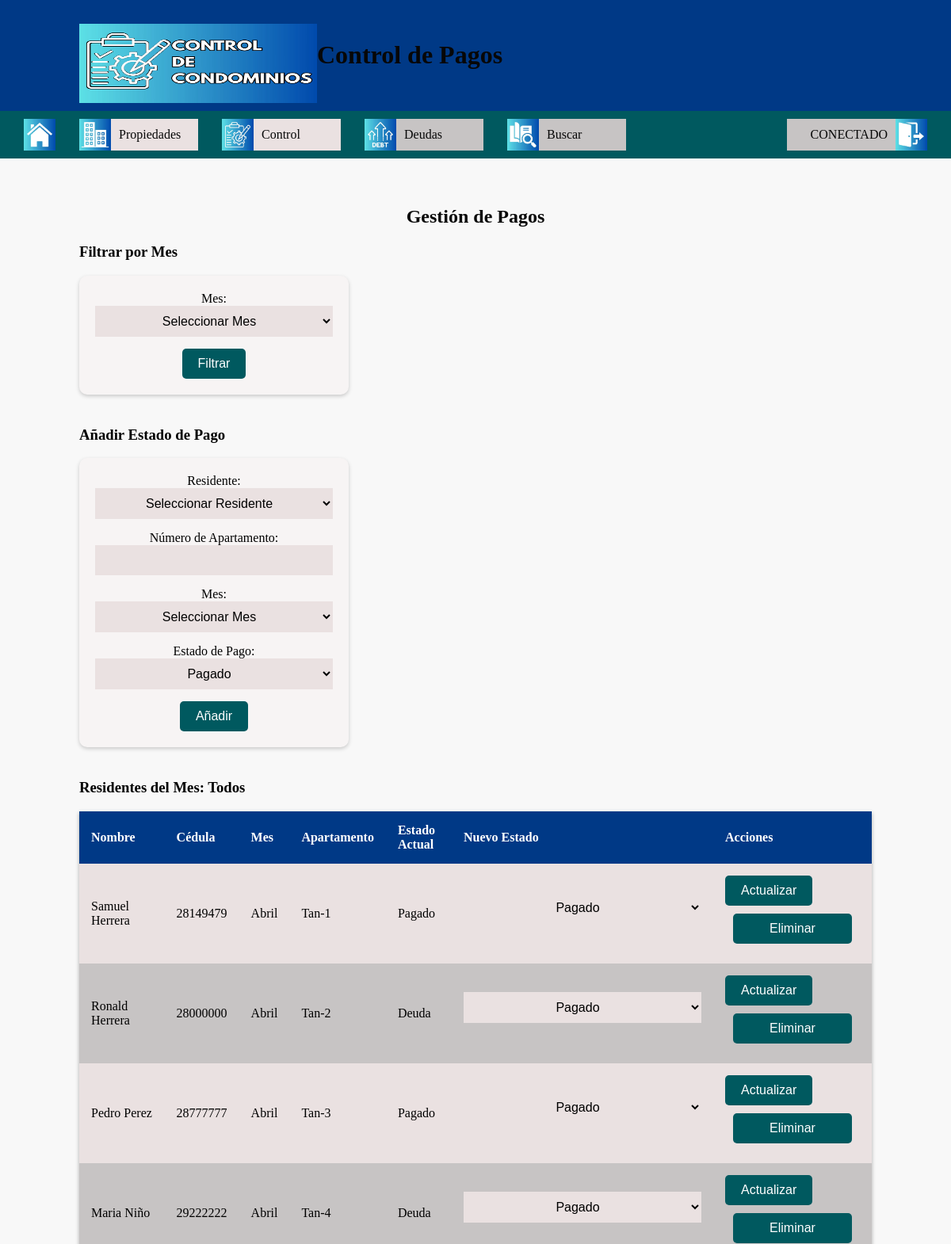
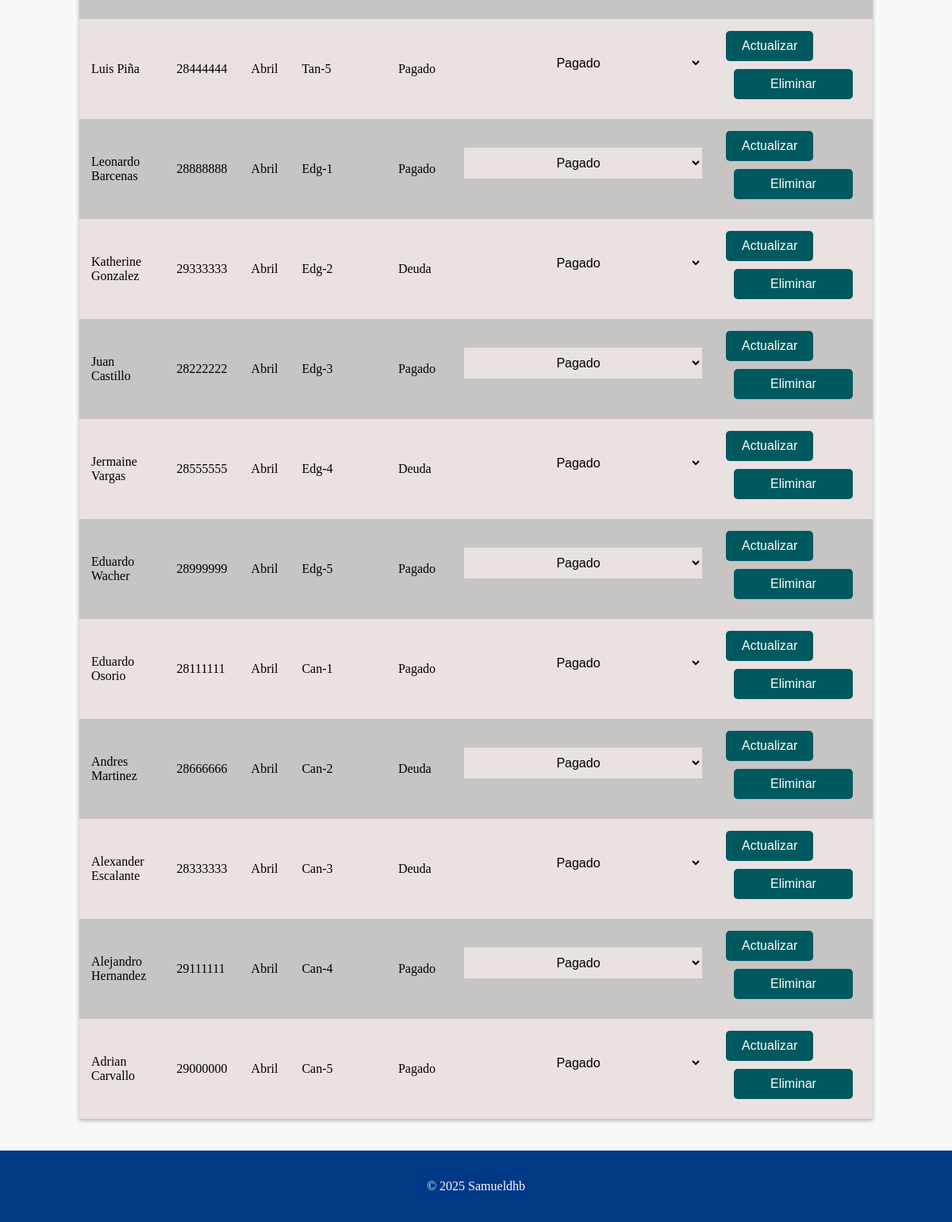
The app's page /control.php with its own data (2 pictures, top to bottom).
### tables this page shows
CREATE TABLE `t_cobranzas` (
  `Id_cobranza` int(50) NOT NULL,
  `Nro_apartamento` varchar(50) NOT NULL,
  `Id_residente` int(50) NOT NULL,
  `Pagos` enum('Pagado','Deuda') NOT NULL,
  `Meses` enum('Abril','Mayo','Junio','Julio','Agosto') NOT NULL,
  `Fechas` date NOT NULL
);

CREATE TABLE `t_residentes` (
  `Id_residente` int(50) NOT NULL,
  `Nombre` varchar(50) NOT NULL,
  `Cedula` int(50) NOT NULL,
  `Telefono` bigint(50) NOT NULL,
  `Tipo_res` enum('Alquiler','Propietario') NOT NULL
);

### control.php (the view, shortened to what this page needs)
<?php
include "dbteams.php";
$mes_seleccionado = isset($_POST['mes']) ? mysqli_real_escape_string($cone, $_POST['mes']) : "";
$sql_cobranzas = "SELECT c.Id_cobranza, r.Nombre, r.Cedula, c.Meses, c.Pagos, c.Nro_apartamento
                  FROM t_cobranzas c
                  JOIN t_residentes r ON c.Id_residente = r.Id_residente";
$resultado_cobranzas = mysqli_query($cone, $sql_cobranzas);
?>
<!DOCTYPE html>
<html lang="es">
<head>
    <link rel="stylesheet" href="style.css">
</head>
<body>
    <header>
        <div class="container">
            <a href="home.php">
                <img src="img/banner.jpg" class="logo">
                <h1>Control de Pagos</h1>
            </a>
        </div>
    </header>
    <?php include "nav_home.php"; ?>
    <main>
        <div class="container">
            <h2>Gestión de Pagos</h2>
            <section>
                <h3>Filtrar por Mes</h3>
                <form method="POST" class="tarjeta">
                    <label for="mes">Mes:</label>
                    <select name="mes" id="mes">
                        <option value="">Seleccionar Mes</option>
                    </select>
                    <button type="submit" class="guardar">Filtrar</button>
                </form>
            </section>
            <section>
                <h3>Añadir Estado de Pago</h3>
                <form method="POST" class="tarjeta">
                    <label for="id_residente">Residente:</label>
                    <select name="id_residente" id="id_residente" required>
                        <option value="">Seleccionar Residente</option>
                    </select>
                    <label for="nro_apartamento">Número de Apartamento:</label>
                    <input type="text" id="nro_apartamento" name="nro_apartamento" required>
                    <label for="mes_nuevo">Mes:</label>
                    <select name="mes_nuevo" id="mes_nuevo" required>
                        <option value="">Seleccionar Mes</option>
                    </select>
                    <label for="estado_pago">Estado de Pago:</label>
                    <select name="estado_pago" id="estado_pago" required>
                        <option value="Pagado">Pagado</option>
                    </select>
                    <button type="submit" name="agregar" class="guardar">Añadir</button>
                </form>
            </section>
            <section>
                <h3>Residentes del Mes: <?php echo htmlspecialchars($mes_seleccionado ? $mes_seleccionado : "Todos"); ?></h3>
                <div class="tabla-container">
                    <table>
                        <thead>
                            <tr>
                                <th>Nombre</th>
                                <th>Cédula</th>
                                <th>Mes</th>
                                <th>Apartamento</th>
                                <th>Estado Actual</th>
                                <th>Nuevo Estado</th>
                                <th>Acciones</th>
                            </tr>
                        </thead>
                        <tbody>
                            <?php while ($row_cobranza = mysqli_fetch_assoc($resultado_cobranzas)) { ?>
                                <tr>
                                    <td><?php echo htmlspecialchars($row_cobranza['Nombre']); ?></td>
                                    <td><?php echo htmlspecialchars($row_cobranza['Cedula']); ?></td>
                                    <td><?php echo htmlspecialchars($row_cobranza['Meses']); ?></td>
                                    <td><?php echo htmlspecialchars($row_cobranza['Nro_apartamento']); ?></td>
                                    <td><?php echo htmlspecialchars($row_cobranza['Pagos']); ?></td>
                                    <td>
                                        <form method="POST" style="display:inline;">
                                            <select name="estado_pago" required>
                                            <option value="Pagado">Pagado</option>
                                        </select>
                                    </td>
                                    <td>
                                        <button type="submit" name="editar" class="actualizar">Actualizar</button>
                                        <form method="POST" style="display:inline;">
                                            <button type="submit" name="eliminar" class="button-container-texto">Eliminar</button>
                                        </form>
                                    </td>
                                </tr>
                            <?php } ?>
                        </tbody>
                    </table>
                </div>
            </section>
        </div>
    </main>
    <footer>
        <div class="container">
            <p>&copy; 2025 Samueldhb</p>
        </div>
    </footer>
</body>
</html>

### style.css (style rules this page uses)
body { font-family: 'Chakra Petch'; margin: 0; padding: 0; background-color: #f8f8f8; position: relative; min-height: 100vh; }
.container { max-width: 1000px; margin: 0 auto; padding: 20px; }
header { background-color: #003986; color: #f8f8f8; padding: 10px 0; }
.logo { width: 300px; height: 100px; float: left; }
a { text-decoration: none; color: #070707; }
main { padding: 20px 0; background-color: #f8f8f8; }
h2 { text-align: center; margin-bottom: 20px; color: #070707; }
.tarjeta { width: 300px; text-align: center; padding: 20px; margin-bottom: 40px; border: none; background-color: #f7f4f4; border-radius: 10px; box-shadow: 0px 2px 5px #07070731; transition: ease-in-out 0.5s; }
.tarjeta input, select { width: 300px; padding: 10px; background-color: #eae1e1; border: none; box-sizing: border-box; margin-bottom: 15px; font-size: 16px; text-align: center; }
.button-container-texto { display: flex; align-items: center; margin-left: 30px; background-color: #C7C4C4; width: 150px; transition: ease-in-out 0.5s }
.tabla-container table { border-collapse: collapse; width: 100%; }
.tabla-container th, .tabla-container td { padding: 15px; text-align: left; }
.tabla-container th { background-color: #003986; color: white; }
.tabla-container tbody tr:nth-child(even) { background-color: #C7C4C4; }
.tabla-container tbody tr:nth-child(odd) { background-color: #eae1e1; }
.tabla-container { border-collapse: collapse; width: 100%; box-shadow: 0px 2px 5px rgba(0, 0, 0, 0.3); }
footer { background-color: #003986; color: #f8f8f8; text-align: center; bottom: 0; width: 100%; }
.button-container-texto { display: flex; align-items: center; justify-content: center; padding: 10px; margin: 10px; background-color: #00595f; color: #ffffff; border: none; border-radius: 5px; font-size: 16px; cursor: pointer; transition: background-color 0.3s ease, transform 0.2s ease; text-align: center; }
button.actualizar { background-color: #00595f; color: #ffffff; border: none; border-radius: 5px; padding: 10px 20px; font-size: 16px; cursor: pointer; transition: background-color 0.3s ease, transform 0.2s ease; }
button.guardar { background-color: #00595f; color: #ffffff; padding: 10px 20px; border: none; border-radius: 5px; font-size: 16px; cursor: pointer; text-align: center; transition: background-color 0.3s ease, transform 0.2s ease; }

### records on screen
t_cobranzas: Id_residente.Nombre "Samuel Herrera", Id_residente.Cedula "28149479", Meses "Abril", Nro_apartamento "Tan-1", Pagos "Pagado"
t_cobranzas: Id_residente.Nombre "Ronald Herrera", Id_residente.Cedula "28000000", Meses "Abril", Nro_apartamento "Tan-2", Pagos "Deuda"
t_cobranzas: Id_residente.Nombre "Pedro Perez", Id_residente.Cedula "28777777", Meses "Abril", Nro_apartamento "Tan-3", Pagos "Pagado"
t_cobranzas: Id_residente.Nombre "Maria Niño", Id_residente.Cedula "29222222", Meses "Abril", Nro_apartamento "Tan-4", Pagos "Deuda"
t_cobranzas: Id_residente.Nombre "Luis Piña", Id_residente.Cedula "28444444", Meses "Abril", Nro_apartamento "Tan-5", Pagos "Pagado"
t_cobranzas: Id_residente.Nombre "Leonardo Barcenas", Id_residente.Cedula "28888888", Meses "Abril", Nro_apartamento "Edg-1", Pagos "Pagado"
t_cobranzas: Id_residente.Nombre "Katherine Gonzalez", Id_residente.Cedula "29333333", Meses "Abril", Nro_apartamento "Edg-2", Pagos "Deuda"
t_cobranzas: Id_residente.Nombre "Juan Castillo", Id_residente.Cedula "28222222", Meses "Abril", Nro_apartamento "Edg-3", Pagos "Pagado"
t_cobranzas: Id_residente.Nombre "Jermaine Vargas", Id_residente.Cedula "28555555", Meses "Abril", Nro_apartamento "Edg-4", Pagos "Deuda"
t_cobranzas: Id_residente.Nombre "Eduardo Wacher", Id_residente.Cedula "28999999", Meses "Abril", Nro_apartamento "Edg-5", Pagos "Pagado"
t_cobranzas: Id_residente.Nombre "Eduardo Osorio", Id_residente.Cedula "28111111", Meses "Abril", Nro_apartamento "Can-1", Pagos "Pagado"
t_cobranzas: Id_residente.Nombre "Andres Martinez", Id_residente.Cedula "28666666", Meses "Abril", Nro_apartamento "Can-2", Pagos "Deuda"
t_cobranzas: Id_residente.Nombre "Alexander Escalante", Id_residente.Cedula "28333333", Meses "Abril", Nro_apartamento "Can-3", Pagos "Deuda"
t_cobranzas: Id_residente.Nombre "Alejandro Hernandez", Id_residente.Cedula "29111111", Meses "Abril", Nro_apartamento "Can-4", Pagos "Pagado"
t_cobranzas: Id_residente.Nombre "Adrian Carvallo", Id_residente.Cedula "29000000", Meses "Abril", Nro_apartamento "Can-5", Pagos "Pagado"

### other values on screen
$mes_seleccionado ? $mes_seleccionado : "Todos" "Todos"
